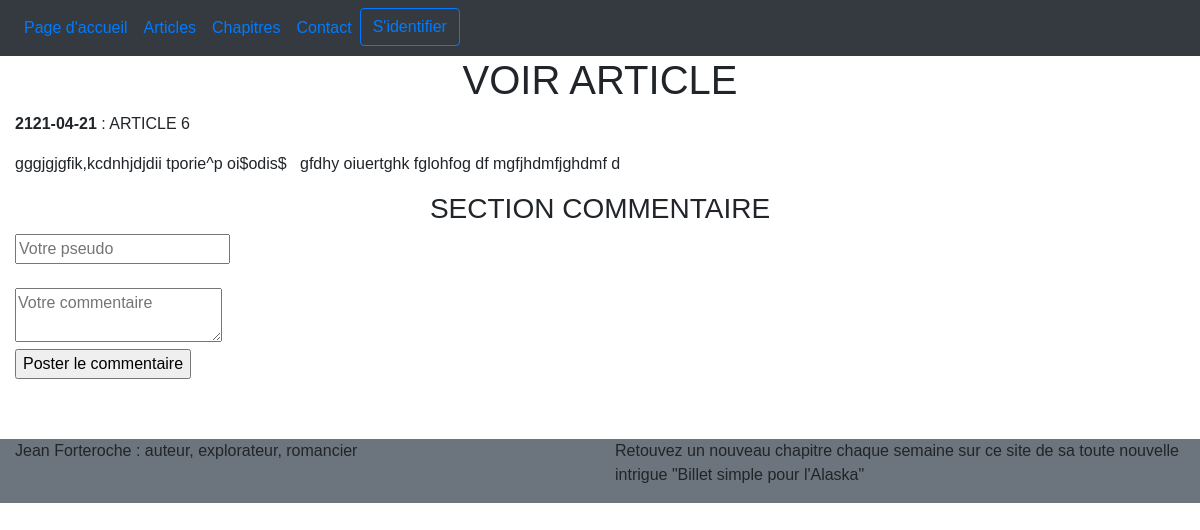
Page /index.php?action=currentArticle&titre=ARTICLE 6 on the earlier database version.
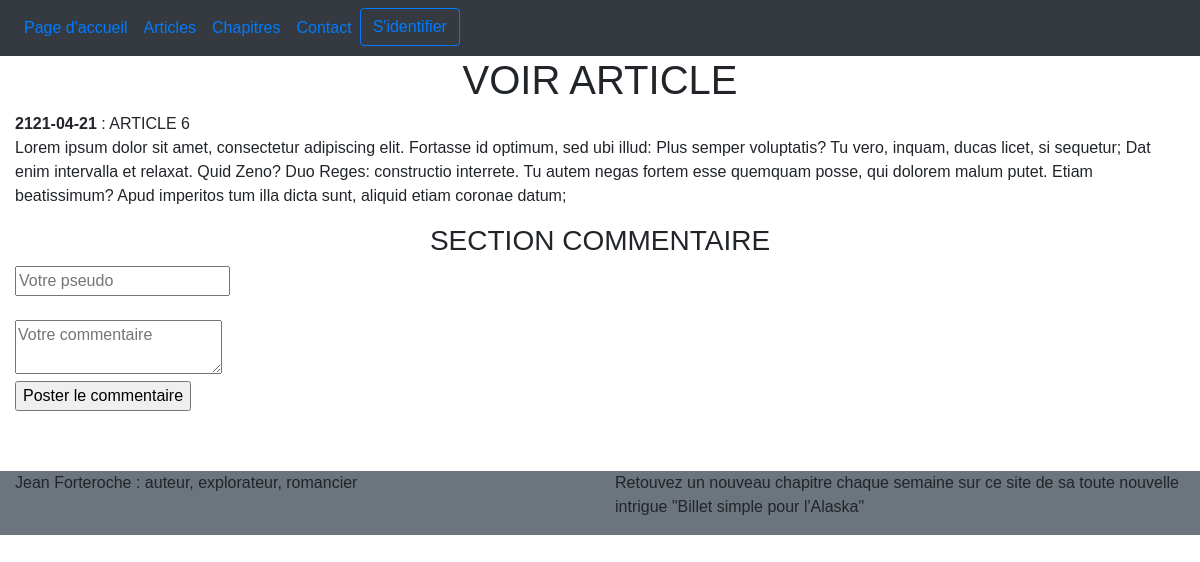
Same page on the later database version.
### tables this page shows
CREATE TABLE `articles` (
  `id` int(11) NOT NULL,
  `date_publication` date NOT NULL,
  `titre` varchar(30) NOT NULL,
  `contenu` text NOT NULL
);

### model/article_manager.php (called while the page is built, shortened)
<?php
class ArticleManager extends Manager {
    public function demandeArticle($titre) {
        $db = $this -> dbconnect();
        $req = $db -> prepare ("SELECT id, date_publication, titre, contenu FROM articles WHERE titre = :titre");
        $req -> bindValue(':titre', $titre, PDO::PARAM_STR);
        $req -> execute();
        return $req;
    }
}
?>

### controller/article_controller.php (called while the page is built, shortened)
<?php
require_once('model/article_manager.php');
require_once ('model/post_manager.php');
class ArticleController {
            ?>
            <?php
    public function afficheArticleDemande($titre) {
        $articleManager = new ArticleManager;
        $postManager = new PostManager;
        $reponse = $articleManager -> demandeArticle($titre);
        $reponse -> execute();
        $retour = $postManager -> getPosts($titre);
        $retour -> execute();
        $tab_retour = array($reponse, $retour);
        return($tab_retour);
    }
}
?>

### model/post_manager.php (called while the page is built, shortened)
<?php
    class PostManager extends Manager {
        public function getPosts($titre) {
            $db = $this -> dbconnect();
            $req = $db -> prepare("SELECT id_post, cal, pseudo, contenu FROM posts WHERE article_commenté = :titre ORDER BY cal");
            $req -> bindValue(':titre', $titre,  PDO::PARAM_STR);
            $req -> execute();
            return $req;
        }
    }
?>

### view/currentArticle.php (the view, shortened to what this page needs)
    <h1 class="text-center">VOIR ARTICLE </h1>
    <div class="container-fluid">
        <div class="row">
            <div class="col-12">
                <?php
                    while($donnes = $article -> fetch()) {
                ?>
                <p>
                    <strong><?php echo $donnes['date_publication']; ?></strong> : <?php echo $donnes['titre']; ?> <br/>
                    <?php echo $donnes['contenu']; ?>
                </p>
                <?php
                    }
                ?>
            </div>
        </div>
        <div class="row">
            <div class="col-12" >
                <h3 class="text-center">SECTION COMMENTAIRE</h3>
                <form method="post" action="index.php?action=envoieCommentaire&titre=<?php echo $_GET['titre'] ?>" >
                    <input type="text" name="pseudo" placeholder="Votre pseudo" required/> <br/><br/>
                    <textarea name="commentaire" placeholder="Votre commentaire" ></textarea><br/>
                    <input type="submit" value="Poster le commentaire" name="poster" /><br/><br/>
                </form>
            </div>
        </div>
    </div>
<?php require('template.php'); ?>

Differences in the rows shown:
changed articles "ARTICLE 6": contenu "gggjgjgfik,kcdnhjdjdii tporie^p oi$odis$ gfdhy oiuertghk fglohfog df mgfjhdmfjghdmf d" → "Lorem ipsum dolor sit amet, consectetur adipiscing elit. Fortasse id optimum, sed ubi illud: Plus semper voluptatis? Tu vero, inquam, ducas licet, si sequetur; Dat enim intervalla et relaxat. Quid Zeno? Duo Reges: constructio interrete. Tu autem negas fortem esse quemquam posse, qui dolorem malum putet. Etiam beatissimum? Apud imperitos tum illa dicta sunt, aliquid etiam coronae datum;"
